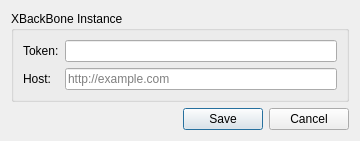
<?xml version="1.0" encoding="UTF-8"?>
<ui version="4.0">
    <class>Dialog</class>
    <widget class="QDialog" name="Dialog">
        <property name="geometry">
            <rect>
                <x>0</x>
                <y>0</y>
                <width>360</width>
                <height>125</height>
            </rect>
        </property>
        <property name="windowTitle">
            <string>Upload Settings</string>
        </property>
        <layout class="QVBoxLayout" name="verticalLayout">
            <item>
                <widget class="QGroupBox" name="group_url">
                    <property name="title">
                        <string>XBackBone Instance</string>
                    </property>
                    <layout class="QVBoxLayout" name="verticalLayout_2">
                        <item>
                            <layout class="QFormLayout" name="formLayout">
                                <item row="0" column="0">
                                    <widget class="QLabel" name="label_token">
                                        <property name="text">
                                            <string>Token:</string>
                                        </property>
                                    </widget>
                                </item>
                                <item row="0" column="1">
                                    <widget class="QLineEdit" name="token">
                                        <property name="text">
                                            <string />
                                        </property>
                                    </widget>
                                </item>
                                <item row="1" column="0">
                                    <widget class="QLabel" name="label_host">
                                        <property name="text">
                                            <string>Host:</string>
                                        </property>
                                    </widget>
                                </item>
                                <item row="1" column="1">
                                    <widget class="QLineEdit" name="host">
                                        <property name="placeholderText">
                                            <string>http://example.com</string>
                                        </property>
                                    </widget>
                                </item>
                            </layout>
                        </item>
                    </layout>
                </widget>
            </item>
            <item>
                <widget class="QDialogButtonBox" name="buttonBox">
                    <property name="orientation">
                        <enum>Qt::Horizontal</enum>
                    </property>
                    <property name="standardButtons">
                        <set>QDialogButtonBox::Cancel|QDialogButtonBox::Save</set>
                    </property>
                </widget>
            </item>
        </layout>
    </widget>
    <tabstops>
        <tabstop>toekn</tabstop>
        <tabstop>host</tabstop>
        <tabstop>buttonBox</tabstop>
    </tabstops>
    <resources />
    <connections>
        <connection>
            <sender>buttonBox</sender>
            <signal>accepted()</signal>
            <receiver>Dialog</receiver>
            <slot>accept()</slot>
            <hints />
        </connection>
        <connection>
            <sender>buttonBox</sender>
            <signal>rejected()</signal>
            <receiver>Dialog</receiver>
            <slot>reject()</slot>
            <hints />
        </connection>
    </connections>
</ui>
